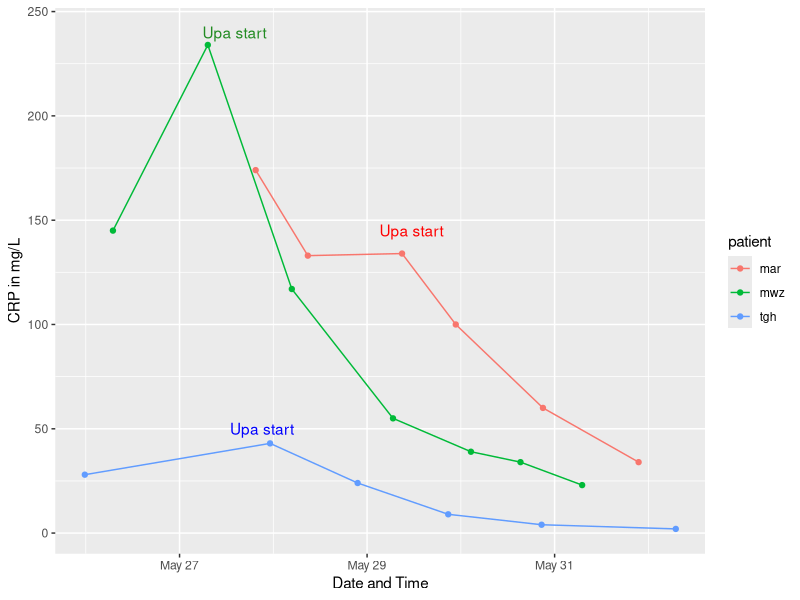

Generate this figure with R:
## ---- chunk 1
knitr::opts_chunk$set(echo = TRUE)
library(tidyverse)
library(readxl)
library(here)
library(lubridate)
## ---- chunk 2
crp <- readxl::read_excel("upa_data2.xlsx") %>%
  filter(test == "crp") %>% 
  relocate(patient, Dx, upa_start_date, upa)

## ---- chunk 3
crp %>% 
  group_by(patient) %>% 
  ggplot() +
  aes(x = date, y = 10*value, group = patient, color = patient) +
  geom_point() +
  geom_line() +
  labs(y = "CRP in mg/L",
       x = "Date and Time") +
  annotate("text", x = mdy_hms("May 27, 2022, 21:06:00"), y = 50, label= "Upa start", color = "blue"  ) +
  annotate("text", x = mdy_hms("May 27, 2022, 14:04:00"), y = 240, label= "Upa start", color = "forestgreen") +
  annotate("text", x = mdy_hms("May 29, 2022, 11:21:00"), y = 145, label= "Upa start", color = "red")
